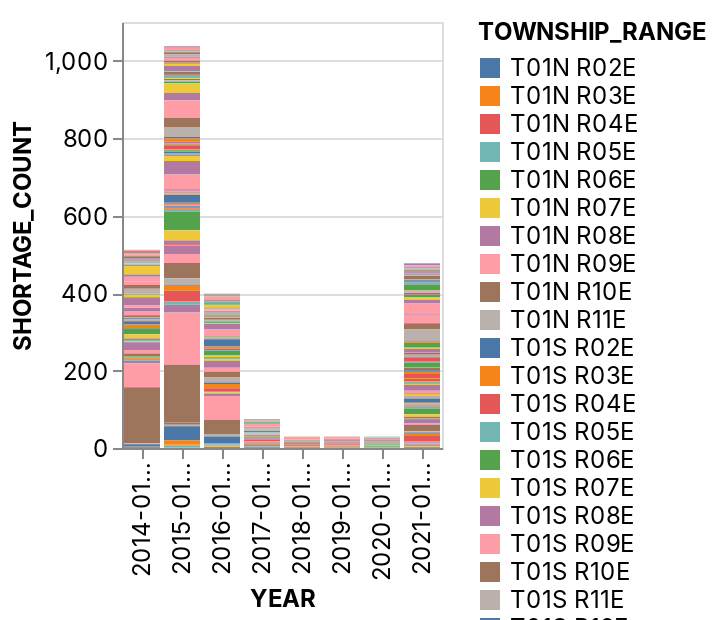

This figure's notebook cell:
### Markdown cell above
**Observed** 

T21SR28E reports most shortage during the severe drought years of 2014 and 2015 followed by T21SR27E.

### Code cell
_deepnote_run_altair(shortage_subset_df, """{"$schema":"https://vega.github.io/schema/vega-lite/v4.json","autosize":{"type":"fit"},"data":{"name":"placeholder"},"encoding":{"color":{"field":"TOWNSHIP_RANGE","scale":{"type":"linear","zero":false},"sort":null,"type":"nominal"},"x":{"field":"YEAR","scale":{"type":"linear","zero":false},"sort":null,"type":"nominal"},"y":{"field":"SHORTAGE_COUNT","scale":{"type":"linear","zero":true},"sort":null,"type":"quantitative"}},"height":220,"mark":{"tooltip":{"content":"data"},"type":"bar"}}""")

### Figure 1 — Vega-Lite specification as saved in the notebook (floating-point values rounded to 4 significant figures; data arrays with more than 128 entries replaced by an {"elided": "..."} marker saying what was removed)
{"config": {"view": {"continuousWidth": 400, "continuousHeight": 300}, "area": {"fill": "#51C0E9"}, "axis": {"labelFont": "Inter, sans-serif", "labelFontSize": 12, "labelFontWeight": "normal", "labelLimit": 60, "labelOverlap": "greedy", "titleFont": "Inter, sans-serif", "titleFontSize": 12, "titleFontWeight": "bold"}, "background": "#ffffff", "legend": {"labelFont": "Inter, sans-serif", "labelFontSize": 12, "titleFont": "Inter, sans-serif", "titleFontSize": 12, "titleFontWeight": "bold"}, "line": {"stroke": "#51C0E9", "strokeWidth": 2}, "rect": {"fill": "#51C0E9"}, "title": {"anchor": "start", "color": "#000000", "font": "Inter, sans-serif", "fontSize": 22, "fontWeight": "normal"}}, "data": {"name": "data-2628ccd0194c65e4b4d22befd137e14e"}, "mark": {"type": "bar", "tooltip": {"content": "data"}}, "autosize": {"type": "fit"}, "encoding": {"color": {"field": "TOWNSHIP_RANGE", "scale": {"type": "linear", "zero": false}, "sort": null, "type": "nominal"}, "x": {"field": "YEAR", "scale": {"type": "linear", "zero": false}, "sort": null, "type": "nominal"}, "y": {"field": "SHORTAGE_COUNT", "scale": {"type": "linear", "zero": true}, "sort": null, "type": "quantitative"}}, "height": 300, "width": "container", "$schema": "https://vega.github.io/schema/vega-lite/v4.json", "datasets": {"data-2628ccd0194c65e4b4d22befd137e14e": {"elided": "3824 records"}}}
